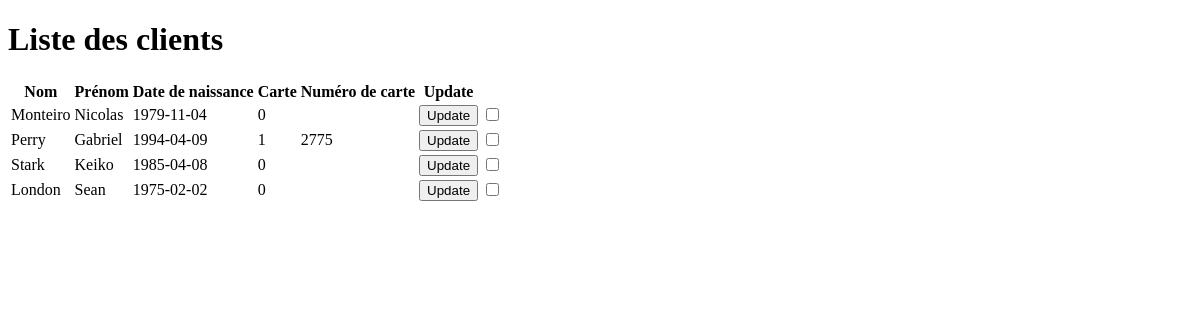
The app's page /clients.php, older data.
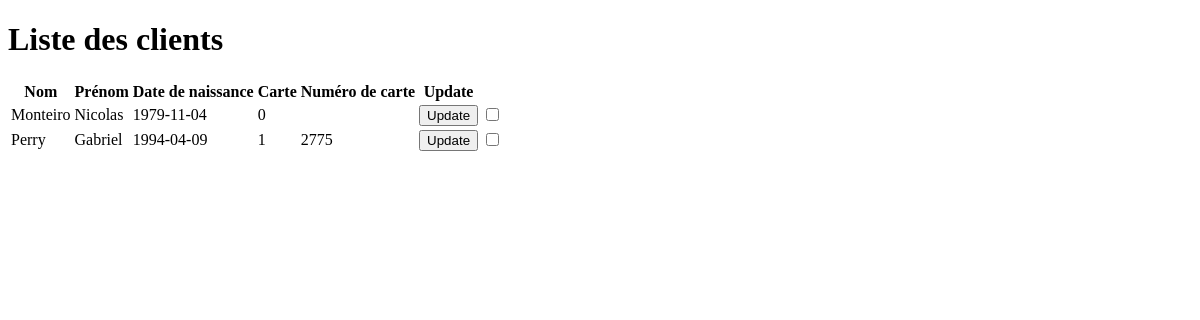
The same page, newer data.
### tables this page shows
CREATE TABLE `clients` (
  `id` smallint(5) UNSIGNED NOT NULL,
  `lastName` varchar(45) NOT NULL,
  `firstName` varchar(45) NOT NULL,
  `birthDate` date NOT NULL,
  `card` tinyint(1) NOT NULL,
  `cardNumber` int(10) UNSIGNED DEFAULT NULL
);

### clients.php (the view, shortened to what this page needs)
<?php
include('./config.php');
try {
  $database = new PDO($url, $_ENV["DB_USER"], $_ENV["DB_PASS"]);
  $database->setAttribute(PDO::ATTR_ERRMODE, PDO::ERRMODE_EXCEPTION);
  $statement = $database->query("SELECT * FROM clients WHERE id IN (5, 22, 24, 25)");
  $clients = [];
  while ($row = $statement->fetch(PDO::FETCH_ASSOC)) {
    $clients[] = $row;
  }
} catch (PDOException $error) {
  print_r($error->getMessage());
}
?>
<!DOCTYPE html>
<html lang="en">
<head>
</head>
<body>
  <h1>Liste des clients</h1>
  <table>
    <thead>
      <tr>
        <th>
          Nom
        </th>
        <th>
          Prénom
        </th>
        <th>
          Date de naissance
        </th>
        <th>
          Carte
        </th>
        <th>
          Numéro de carte
        </th>
        <th>
          Update
        </th>
      </tr>
    </thead>
    <tbody>
      <?php
      foreach ($clients as $client) {
      ?>
        <form action="./update_client.php" method="POST">
          <tr>
            <td><?php echo $client['lastName'] ?></td>
            <td><?php echo $client['firstName'] ?></td>
            <td><?php echo $client['birthDate'] ?></td>
            <td><?php echo $client['card'] ?></td>
            <td><?php echo $client['cardNumber'] ?></td>
            <td> <input type="submit" name="update" value="Update">
            </td>
        </form>
        <td>
          <form action="./delete_client.php" method="POST">
          <input type="checkbox" name="delete" value="<?php echo $client['id'] ?>" onclick="this.form.submit()"></form>
        </td>
      <?php }
      ?>
    </tbody>
  </table>
</body>
</html>

Row changes from the older to the newer data that the page shows:
removed clients: lastName "Stark", firstName "Keiko", birthDate "1985-04-08", card "0"
removed clients: lastName "London", firstName "Sean", birthDate "1975-02-02", card "0"
